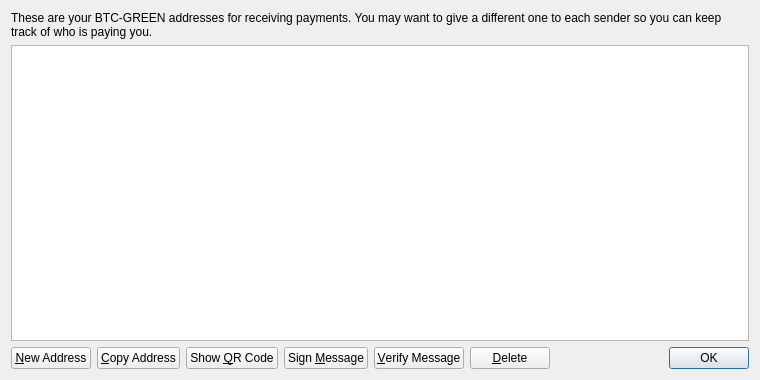
<?xml version="1.0" encoding="UTF-8"?>
<ui version="4.0">
 <class>AddressBookPage</class>
 <widget class="QWidget" name="AddressBookPage">
  <property name="geometry">
   <rect>
    <x>0</x>
    <y>0</y>
    <width>760</width>
    <height>380</height>
   </rect>
  </property>
  <property name="windowTitle">
   <string>Address Book</string>
  </property>
  <layout class="QVBoxLayout" name="verticalLayout">
   <item>
    <widget class="QLabel" name="labelExplanation">
     <property name="text">
      <string>These are your BTC-GREEN addresses for receiving payments. You may want to give a different one to each sender so you can keep track of who is paying you.</string>
     </property>
     <property name="textFormat">
      <enum>Qt::PlainText</enum>
     </property>
     <property name="wordWrap">
      <bool>true</bool>
     </property>
    </widget>
   </item>
   <item>
    <widget class="QTableView" name="tableView">
     <property name="contextMenuPolicy">
      <enum>Qt::CustomContextMenu</enum>
     </property>
     <property name="toolTip">
      <string>Double-click to edit address or label</string>
     </property>
     <property name="tabKeyNavigation">
      <bool>false</bool>
     </property>
     <property name="alternatingRowColors">
      <bool>true</bool>
     </property>
     <property name="selectionMode">
      <enum>QAbstractItemView::SingleSelection</enum>
     </property>
     <property name="selectionBehavior">
      <enum>QAbstractItemView::SelectRows</enum>
     </property>
     <property name="sortingEnabled">
      <bool>true</bool>
     </property>
     <attribute name="verticalHeaderVisible">
      <bool>false</bool>
     </attribute>
    </widget>
   </item>
   <item>
    <layout class="QHBoxLayout" name="horizontalLayout">
     <item>
      <widget class="QPushButton" name="newAddressButton">
       <property name="toolTip">
        <string>Create a new address</string>
       </property>
       <property name="text">
        <string>&amp;New Address</string>
       </property>
       <property name="icon">
        <iconset resource="../bitcoin.qrc">
         <normaloff>:/icons/add</normaloff>:/icons/add</iconset>
       </property>
      </widget>
     </item>
     <item>
      <widget class="QPushButton" name="copyToClipboard">
       <property name="toolTip">
        <string>Copy the currently selected address to the system clipboard</string>
       </property>
       <property name="text">
        <string>&amp;Copy Address</string>
       </property>
       <property name="icon">
        <iconset resource="../bitcoin.qrc">
         <normaloff>:/icons/editcopy</normaloff>:/icons/editcopy</iconset>
       </property>
      </widget>
     </item>
     <item>
      <widget class="QPushButton" name="showQRCode">
       <property name="text">
        <string>Show &amp;QR Code</string>
       </property>
       <property name="icon">
        <iconset resource="../bitcoin.qrc">
         <normaloff>:/icons/qrcode</normaloff>:/icons/qrcode</iconset>
       </property>
      </widget>
     </item>
     <item>
      <widget class="QPushButton" name="signMessage">
       <property name="toolTip">
        <string>Sign a message to prove you own a BTC-GREEN address</string>
       </property>
       <property name="text">
        <string>Sign &amp;Message</string>
       </property>
       <property name="icon">
        <iconset resource="../bitcoin.qrc">
         <normaloff>:/icons/edit</normaloff>:/icons/edit</iconset>
       </property>
      </widget>
     </item>
     <item>
      <widget class="QPushButton" name="verifyMessage">
       <property name="toolTip">
        <string>Verify a message to ensure it was signed with a specified BTC-GREEN address</string>
       </property>
       <property name="text">
        <string>&amp;Verify Message</string>
       </property>
       <property name="icon">
        <iconset resource="../bitcoin.qrc">
         <normaloff>:/icons/transaction_0</normaloff>:/icons/transaction_0</iconset>
       </property>
      </widget>
     </item>
     <item>
      <widget class="QPushButton" name="deleteButton">
       <property name="toolTip">
        <string>Delete the currently selected address from the list</string>
       </property>
       <property name="text">
        <string>&amp;Delete</string>
       </property>
       <property name="icon">
        <iconset resource="../bitcoin.qrc">
         <normaloff>:/icons/remove</normaloff>:/icons/remove</iconset>
       </property>
      </widget>
     </item>
     <item>
      <spacer name="horizontalSpacer">
       <property name="orientation">
        <enum>Qt::Horizontal</enum>
       </property>
       <property name="sizeHint" stdset="0">
        <size>
         <width>40</width>
         <height>20</height>
        </size>
       </property>
      </spacer>
     </item>
     <item>
      <widget class="QDialogButtonBox" name="buttonBox">
       <property name="sizePolicy">
        <sizepolicy hsizetype="Maximum" vsizetype="Fixed">
         <horstretch>0</horstretch>
         <verstretch>0</verstretch>
        </sizepolicy>
       </property>
       <property name="standardButtons">
        <set>QDialogButtonBox::Ok</set>
       </property>
      </widget>
     </item>
    </layout>
   </item>
  </layout>
 </widget>
 <resources>
  <include location="../bitcoin.qrc"/>
 </resources>
 <connections/>
</ui>
